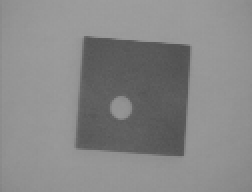
#> input picture ES1/images/wdg.png, 126 x 96 px (shown 2 times larger)
$ jupyter execute es1_answers.ipynb   (shell and % lines are left out)   (text cells are left out)
#> lines starting #> are read from the running program, lines starting #| are printed output that depends on the picture; after the words box and inside, x2 and y2 are one past the last pixel; in counts of white or black regions, pixels touching at a corner belong together; pictures that were not available may be replaced by others from this repository, and a replacement may not be noted
[cell 1]

import numpy as np
import matplotlib.pyplot as plt
import cv2

from skimage import measure, color
from os import listdir

plt.rcParams['figure.figsize'] = (10, 10)
plt.rcParams['image.cmap'] = 'gray'

[cell 2]
#conda install -c conda-forge scikit-image
#conda install -c conda-forge matplotlib
#conda install -c conda-forge opencv
#conda install -c anaconda numpy

[cell 3]
#add your code here

# Load image and onvert it to grey scale
im = cv2.imread("images/wdg.png")
#> im is the input picture: shape (96, 126, 3); min 80, max 157, mean 135.1
im = cv2.cvtColor(im, cv2.COLOR_BGR2GRAY)
#> im: shape (96, 126)
plt.imshow(im)
plt.show()

[cell 4]
#add your code here

#Let's first look at maximum and minimum intensities
print("Maximum and minimum image intensities : ", np.max(im), ", ", np.min(im))
#| Maximum and minimum image intensities :  157 ,  80

[cell 5]
def thresh(im, th1, th2) :
    # Function to threshold a grey scale image using 2 threshold parameters: th1 and th2
    # Returns uimage with white pixels for values between thresholds, black otherwise
    assert th1 < th2, "Threshold 1 must be strictly smaller to threshold 2"
    assert th1 > 0, "Threshold 1 must be strictly bigger than 0"
    assert th2 <= np.max(im), "Threshold 2 must be strictly smaller to the maximum intensity of the image"
    output = im.copy()
    white = 256
    black = 0
    for i in range(len(output)) :
        for j in range(len(output[0])) :
            if th1<=output[i][j]<=th2 :
                output[i][j] = white
            else :
                output[i][j] = black
    return output

[cell 6]
# The above function uses for loops that are slow in python -> let's simplify it :

def thresh(im, th1, th2) :
    # Function to threshold a grey scale image using 2 threshold parameters: th1 and th2
    # Returns uimage with white pixels for values between thresholds, black otherwise
#> called with th1 = 120, th2 = 140
    assert th1 < th2, "Threshold 1 must be strictly smaller to threshold 2"
    assert th1 > 0, "Threshold 1 must be strictly bigger than 0"
    assert th2 <= np.max(im), "Threshold 2 must be strictly smaller to the maximum intensity of the image"
    output = im.copy()
    white = 255
    black = 0
    output[output<th1] = black
    output[output>th2] = black
    output[(output>=th1) & (output<=th2)] = white
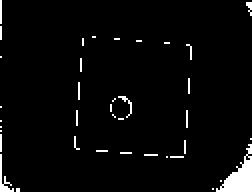
#> output: shape (96, 126) (shown 2 times larger); 3.5% white; 38 white regions (36 under 20 px), largest, box (x1, y1, x2, y2) and area: (108, 72, 126, 96) 189, (0, 77, 7, 96) 41
    return output

[cell 7]
#Let's test this function
thresh(im, 120, 140)

[cell 8]
#add your code here

#Forst we plot the original image histogram :
plt.hist(im.ravel(), 256,[0,256])
plt.show()
#> figure, not shown here; tallest bar 1099 high, from x = 149 to 150

[cell 9]
# We can clearly see 2 peaks so let's isolate the second one (being between ~120 and the maximum intensitsy of the image)
im_thresholded = thresh(im, 120, np.max(im))
#> in thresh (call 2), `output[(output>=th1) & (output<=th2)] = white`: output: shape (96, 126); 75.8% white; 1 black region, box (x1, y1, x2, y2) and area: (38, 18, 95, 78) 2931
plt.imshow(im_thresholded)
plt.show()

[cell 10]
#add your code here

# Load both images and convert them to grey scale
brain = cv2.imread("images/brain.png")
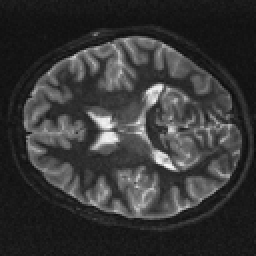
#> input picture ES1/images/brain.png, 128 x 128 px (shown 2 times larger)
#> brain is the input picture: shape (128, 128, 3); min 9, max 251, mean 54.5
brain = cv2.cvtColor(brain, cv2.COLOR_BGR2GRAY)
#> brain: shape (128, 128)
shading = cv2.imread("images/shading.png")
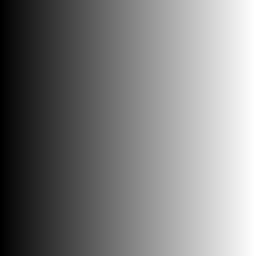
#> input picture ES1/images/shading.gif, 128 x 128 px, given in place of shading.png, which was not available (shown 2 times larger)
#> shading is the input picture: shape (128, 128, 3); min 0, max 255, mean 128
shading = cv2.cvtColor(shading, cv2.COLOR_BGR2GRAY)
#> shading: shape (128, 128)

plt.subplot(221)
plt.imshow(brain)
plt.subplot(222)
plt.imshow(shading)
plt.show()

[cell 11]
#Look at the respective histograms

plt.subplot(221)
plt.hist(brain.ravel(), 256,[0,256])
plt.subplot(222)
plt.hist(shading.ravel(), 256,[0,256])
plt.show()
#> figure, not shown here; panel 1: tallest bar 827 high, from x = 21 to 22

[cell 12]
plt.subplot(221)
brain_thresholded = thresh(brain, 40, 150)
#> call 3 of thresh, with th1 = 40, th2 = 150
#> in thresh (call 3), `output[output>th2] = black`:
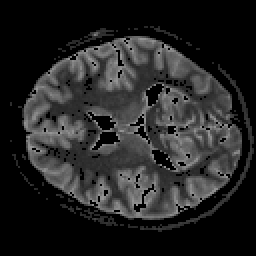
#> output: shape (128, 128) (shown 2 times larger); min 0, max 150, mean 36.7
#> in thresh (call 3), `output[(output>=th1) & (output<=th2)] = white`: output: shape (128, 128); 45.8% white; 33 white regions (29 under 20 px), largest, box (x1, y1, x2, y2) and area: (9, 18, 121, 113) 7079, (70, 32, 127, 116) 255, (33, 14, 57, 25) 67, (75, 13, 89, 20) 21
plt.imshow(brain_thresholded)
plt.subplot(222)
shading_thresholded = thresh(shading, 125, np.max(shading))
#> in thresh (call 4), `output[(output>=th1) & (output<=th2)] = white`: output: shape (128, 128); 51.6% white; 1 black region, box (x1, y1, x2, y2) and area: (0, 0, 62, 128) 7936
plt.imshow(shading_thresholded)
plt.show()

[cell 13]
#add your code here.

# Load both images directly in grey scales asnd plot them
street1 = cv2.imread("images/street1.tiff", cv2.IMREAD_GRAYSCALE)
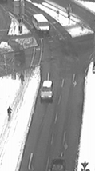
#> input picture ES1/images/street1.tiff, 95 x 171 px
#> street1 is the input picture: shape (171, 95); min 47, max 255, mean 157.6
street2 = cv2.imread("images/street2.tiff", cv2.IMREAD_GRAYSCALE)
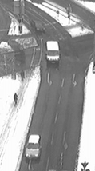
#> input picture ES1/images/street2.tiff, 95 x 171 px
#> street2 is the input picture: shape (171, 95); min 48, max 255, mean 157

plt.subplot(221)
plt.imshow(street1)
plt.subplot(222)
plt.imshow(street2)
plt.show()

[cell 14]
#add your code here.

# Look first at image attribute
print("Images attribute : ", street1.dtype, " and ", street2.dtype)
#| Images attribute :  uint8  and  uint8

[cell 15]
# If we substract without casting here would be the result :
image_diff = street2-street1
plt.imshow(image_diff)
plt.show()

[cell 16]
# Then transform to float images
street1 = np.float32(street1)
street2= np.float32(street2)

print("Images attribute : ", street1.dtype, " and ", street2.dtype)
#| Images attribute :  float32  and  float32

[cell 17]
# add your code here. Assign the difference to 'image_diff'

image_diff = street2-street1
plt.imshow(image_diff)
plt.show()

[cell 18]
sq_of_images = listdir('images/sequence1/')
sq_of_images = [img for img in sq_of_images if img.endswith(".jpg")]

# 'sq_of_images' holds the list of image names. Create an image stack using them.
stack = cv2.imread('images/sequence1/' + sq_of_images[0],cv2.IMREAD_GRAYSCALE)[None]
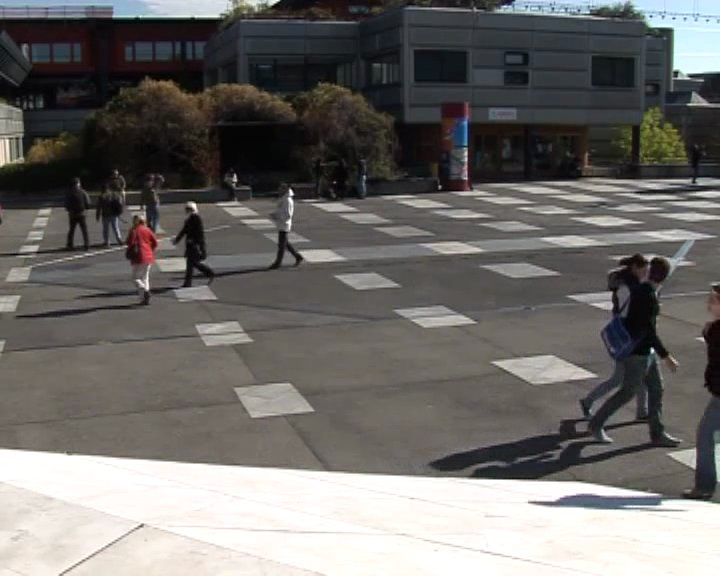
#> input picture ES1/images/sequence1/im_001.jpg, 720 x 576 px
for image_name in sq_of_images[1:] :
    img = cv2.imread('images/sequence1/' + image_name, cv2.IMREAD_GRAYSCALE)[None]
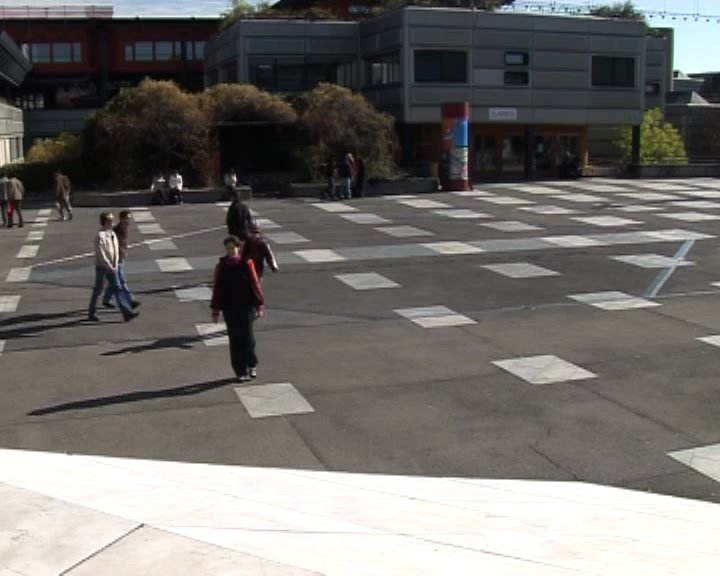
#> input picture ES1/images/sequence1/im_002.jpg, 720 x 576 px
    stack = np.concatenate((stack,img), axis=0)
mean_image = np.uint8(np.mean(stack, axis=0))
# Compute the mean image using the stack and assign it to 'mean_image'.
plt.imshow(mean_image)
plt.title('Background model')
plt.show()

[cell 19]
T = 28
plt.figure(2)
plt.suptitle('Pedestrians')

# First convert the mean image to grayscale.
# When subtracting, each image must also be converted to grayscale.
stack = np.float32(stack)
mean_image = np.float32(mean_image)

for i in range(len(stack)):
    # Compute the foreground image here. Assign it to 'foreground' variable.
    foreground = np.abs(stack[i]-mean_image)
    # Apply the threshold
    foreground =  foreground > T
    plt.subplot(6,5,i+1)
    plt.imshow(foreground)
    plt.axis('off')
    plt.title('Image: ' + str(i+1))
#> this loop made 3 passes

[cell 20]
# Add your code here. Before computing the model convert the images into gray-scale images.
T = 2
plt.figure(2)
plt.suptitle('Pedestrians')
sd = np.std(stack, axis=0)
sd[sd==0] = 0.000000000000001
#> sd: shape (576, 720) float32; min 1e-15, max 111, mean 5.5

for i in range(len(stack)):
    # Compute the foreground image here. Assign it to 'foreground' variable.
    foreground = np.abs(stack[i]-mean_image)/sd
    # Apply the threshold
    foreground =  foreground > T
    plt.subplot(6,5,i+1)
    plt.imshow(foreground)
    plt.axis('off')
    plt.title('Image: ' + str(i+1))

[cell 21]
#add your code here

# Load image and onvert it to grey scale
apples = cv2.imread("images/apples.jpg")
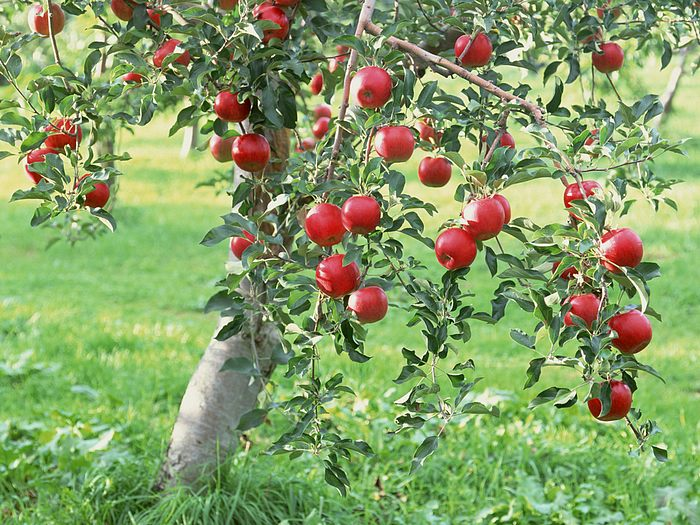
#> input picture ES1/images/apples.jpg, 700 x 525 px
#> apples is the input picture: shape (525, 700, 3); mean B, G, R 102.5, 157.9, 134.6
plt.imshow(apples)
plt.show()

[cell 22]
# OpenCV reads color images in order of BGR (blue, green, red channels) but pyplot visualizes them as RGB.
b,g,r = cv2.split(apples)       # get b,g,r
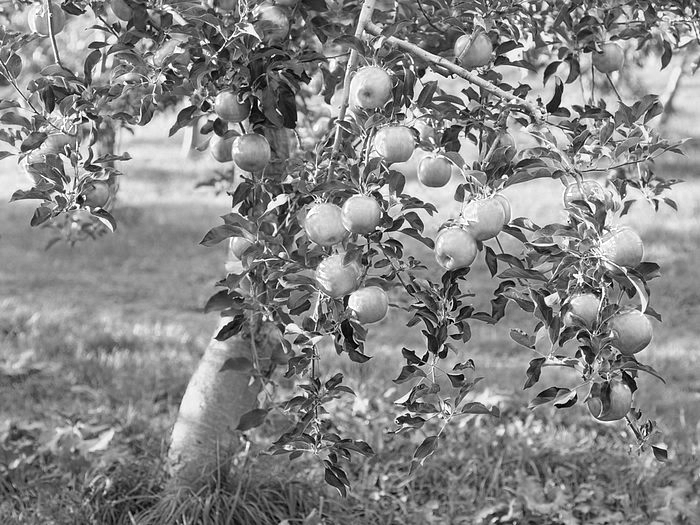
#> r: shape (525, 700); min 0, max 255, mean 134.6
apples = cv2.merge([r,g,b])     # switch it to rgb
plt.imshow(apples)
plt.show()

[cell 23]
#Let's check the image size of the apple
apples.shape
#> Out = (525, 700, 3)

[cell 24]
fig, axes = plt.subplots(1, 3)
fig.set_size_inches(18.5, 10.5)
# add your code for visualizing three channels
axes[0].imshow(apples[:,:,0])
axes[1].imshow(apples[:,:,1])
axes[2].imshow(apples[:,:,2])
plt.show()

[cell 25]
bin_img = np.zeros(apples.shape[0:2])
#add your code for thresholding the image

# We know hat apples are red, thus we will take values bigger than 100 in the red channel and smaller than 100 in green channel
bin_img[(apples[:,:,0]>100) & (apples[:,:,1]<100)] = 255
plt.imshow(bin_img)
plt.show()

[cell 26]
#add your code to find connected components
labels = measure.label(bin_img)

[cell 27]
plt.imshow(labels,cmap="jet")

[cell 28]
def remove_noise(label_img,threshold):

#add your code here
#> called with threshold = 50
    label_img_new = label_img.copy()
    n_comp = np.amax(labels)
    for i in range(n_comp+1):
        n_pixels = sum(sum(labels==i))
        if n_pixels<threshold :
             label_img_new[labels==i] = 0
    return label_img_new
